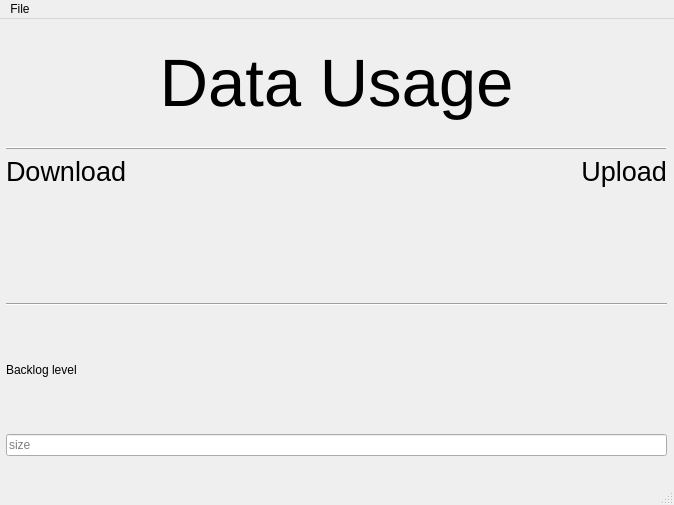
<?xml version="1.0" encoding="UTF-8"?>
<ui version="4.0">
 <class>MainWindow</class>
 <widget class="QMainWindow" name="MainWindow">
  <property name="geometry">
   <rect>
    <x>0</x>
    <y>0</y>
    <width>674</width>
    <height>505</height>
   </rect>
  </property>
  <property name="sizePolicy">
   <sizepolicy hsizetype="Fixed" vsizetype="Fixed">
    <horstretch>0</horstretch>
    <verstretch>0</verstretch>
   </sizepolicy>
  </property>
  <property name="maximumSize">
   <size>
    <width>674</width>
    <height>505</height>
   </size>
  </property>
  <property name="windowTitle">
   <string>Packman</string>
  </property>
  <widget class="QWidget" name="centralwidget">
   <widget class="QWidget" name="layoutWidget">
    <property name="geometry">
     <rect>
      <x>6</x>
      <y>6</y>
      <width>661</width>
      <height>431</height>
     </rect>
    </property>
    <layout class="QVBoxLayout" name="verticalLayout">
     <item>
      <widget class="QLabel" name="data">
       <property name="font">
        <font>
         <pointsize>50</pointsize>
        </font>
       </property>
       <property name="text">
        <string>Data Usage</string>
       </property>
       <property name="alignment">
        <set>Qt::AlignCenter</set>
       </property>
      </widget>
     </item>
     <item>
      <widget class="Line" name="line">
       <property name="frameShadow">
        <enum>QFrame::Raised</enum>
       </property>
       <property name="lineWidth">
        <number>1</number>
       </property>
       <property name="orientation">
        <enum>Qt::Horizontal</enum>
       </property>
      </widget>
     </item>
     <item>
      <layout class="QGridLayout" name="gridLayout">
       <item row="1" column="0" rowspan="2">
        <widget class="QLabel" name="val_gb">
         <property name="font">
          <font>
           <pointsize>30</pointsize>
           <weight>75</weight>
           <bold>true</bold>
          </font>
         </property>
         <property name="text">
          <string/>
         </property>
        </widget>
       </item>
       <item row="3" column="2">
        <widget class="QLabel" name="val_mb_up">
         <property name="font">
          <font>
           <pointsize>30</pointsize>
           <weight>75</weight>
           <bold>true</bold>
          </font>
         </property>
         <property name="text">
          <string/>
         </property>
         <property name="alignment">
          <set>Qt::AlignRight|Qt::AlignTrailing|Qt::AlignVCenter</set>
         </property>
        </widget>
       </item>
       <item row="1" column="2">
        <widget class="QLabel" name="val_gb_up">
         <property name="font">
          <font>
           <pointsize>30</pointsize>
           <weight>75</weight>
           <bold>true</bold>
          </font>
         </property>
         <property name="text">
          <string/>
         </property>
         <property name="alignment">
          <set>Qt::AlignRight|Qt::AlignTrailing|Qt::AlignVCenter</set>
         </property>
        </widget>
       </item>
       <item row="3" column="0">
        <widget class="QLabel" name="val_mb">
         <property name="font">
          <font>
           <pointsize>30</pointsize>
           <weight>75</weight>
           <bold>true</bold>
          </font>
         </property>
         <property name="text">
          <string/>
         </property>
        </widget>
       </item>
       <item row="0" column="0">
        <widget class="QLabel" name="label">
         <property name="font">
          <font>
           <pointsize>20</pointsize>
          </font>
         </property>
         <property name="text">
          <string>Download</string>
         </property>
        </widget>
       </item>
       <item row="0" column="2">
        <widget class="QLabel" name="label_3">
         <property name="font">
          <font>
           <pointsize>20</pointsize>
          </font>
         </property>
         <property name="text">
          <string>Upload</string>
         </property>
         <property name="alignment">
          <set>Qt::AlignRight|Qt::AlignTrailing|Qt::AlignVCenter</set>
         </property>
        </widget>
       </item>
      </layout>
     </item>
     <item>
      <widget class="Line" name="line_2">
       <property name="orientation">
        <enum>Qt::Horizontal</enum>
       </property>
      </widget>
     </item>
     <item>
      <widget class="QLabel" name="label_2">
       <property name="text">
        <string>Backlog level</string>
       </property>
      </widget>
     </item>
     <item>
      <widget class="QLineEdit" name="backlog">
       <property name="whatsThis">
        <string>size to subtract from data</string>
       </property>
       <property name="placeholderText">
        <string>size</string>
       </property>
      </widget>
     </item>
    </layout>
   </widget>
  </widget>
  <widget class="QMenuBar" name="menubar">
   <property name="geometry">
    <rect>
     <x>0</x>
     <y>0</y>
     <width>674</width>
     <height>30</height>
    </rect>
   </property>
   <widget class="QMenu" name="menuFile">
    <property name="title">
     <string>File</string>
    </property>
    <addaction name="actionStatistics"/>
    <addaction name="hide_action"/>
   </widget>
   <addaction name="menuFile"/>
  </widget>
  <widget class="QStatusBar" name="statusbar"/>
  <action name="actionStatistics">
   <property name="text">
    <string>Statistics</string>
   </property>
  </action>
  <action name="hide_action">
   <property name="checkable">
    <bool>true</bool>
   </property>
   <property name="text">
    <string>Minimize to tray</string>
   </property>
  </action>
 </widget>
 <resources/>
 <connections/>
</ui>
